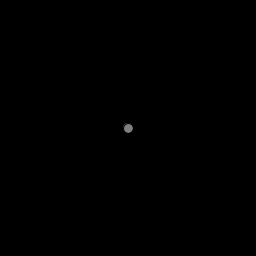
Frame 1 (no input)
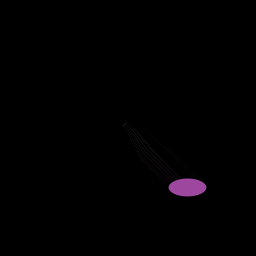
Frame 60 (the mouse pressed at the canvas centre just before this capture)
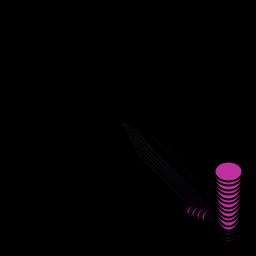
Frame 120 (the mouse held since frame 60 and released just before this capture)

The Processing sketch that drew these frames (run headless with seeded random() and noise(); from frame 60 on, the mouse is pressed at the canvas centre):

// Processing sketch: processing_48781
// ── processing_48781.pde

/*Purpose - display a ball (filled circle)
move it until it is told to change direction
make it change size gradually
make it change colour gradually*/

void setup() {
  size(256,256);
  background(0,0,0);
  smooth();

}

int rand=0; //* random number with 2 options
int rand2=0; //* 2nd random number with 2 options
int xtrg=0;  //* Trigger for horizontal movement
int ytrg=0; //* Trigger for y movement
int wtrg=0; //* Trigger for ellipse width
int htrg=0; //* Trigger for ellipse height
int rtrg=0; //* Trigger for red colour
int gtrg=0; //* Trigger for green colour
int btrg=0; //* Trigger for blue colour
int x=128;  //* horizontal position
int y=128;  //* vertical position
int r=128;  //* red colour value
int g=128;  //* green colour value
int b=128;  //* blue colour value
int w=10;  //* width of ellipse
int h=10;  //* height of ellipse
int dx=1;  //* horizontal movement direction (-1 left; 0 none; 1 right)
int dy=1;  //* vertical movement direction (-1 up; 0 none; 1 down)
int dr=1;  //* colour red factor (-1 reduce red; 0 no change; 1 increase red) 
int dg=1;  //* colour green factor (-1 reduce green; 0 no change; 1 increase green)
int db=1;   //* colour blue factor (-1 reduce blue; 0 no change; 1 increase blue)
int dw=1;  //* ellipse width direction (-1 smaller; 0 no change; 1 bigger)
int dh=1;  //* ellipse height direction (-1 smaller; 0 no change; 1 bigger)
int lx=100;  //* horizontal length of travel 
int ly=100;  //* vertical length of travel
int lr=30;  //* red length of change 
int lg=30; //* green length of change
int lb=30;  //* blue length of change
int lw=30;  //* width length of change
int lh=10;  //* height length of change
int chng=3;  //* rate of change eg pixel movement; width; colour; size



void draw(){
  fill(r,g,b);
  ellipse(x,y,w,h);
  strokeWeight(2);
  
 //* MOVEMENT
 
 //* Horizontal
 
    if (lx<1)  //* If lx<1 make a new length lx & also change xtrg to 1 (active)
    
    {
      println("It reckons lx<1, but lx="+lx+". // ");  //* Debugger line
      lx=int(random(100,200)); //* When I wrote this line as "int lx=int(random(100,200));" the programme caused a 'stuttering ball' (Problem 1)
      println();  //* Debugger line
      print("New length x: "+lx+" // ");  //* Debugger line
      print("X,Y: "+x+","+y+" // "); //* Debugger line
      xtrg=1;
    }
    
    if (xtrg==1)  //* If xtrg is active choose a new horizontal direction to move in, based on previous horizontal direction it was moving in.
     {
      rand=int(random(2));
      print ("Random number: "+rand+" // ");  //* Debugger line
       if (rand==0)
        {
        dx=0;
        xtrg=0;
        }
       if ((rand==1) && ((dx==1) || (dx==-1)))
        {
         dx=dx*-chng;
         xtrg=0;
        }
       if ((rand==1) && (dx==0))
        {
         rand2=int(random(2));
         if (rand2==0)
         {
          dx=chng;
         }
         if (rand2==1)
         {
          dx=-chng;
         } 
        xtrg=0;
        }
     } 

 x=x+dx;
 lx=lx-1; 


//* If ellipse reaches left or right edge of screen, change direction
    
   if (x<1)
   {
    dx=chng;
   }
   if (x>width)
   {
    dx=-chng;
   } 
   
 //* Vertical
 
    if (ly<1)  //* If ly<1 make a new length ly & also change ytrg to 1 (active)
    
    {
      println("It reckons ly<1, but ly="+ly+". // ");  //* Debugger line
      ly=int(random(100,200)); 
      println();  //* Debugger line
      print("New length y: "+ly+" // ");  //* Debugger line
      print("X,Y: "+x+","+y+" // "); //* Debugger line
      ytrg=1;
    }
    
    if (ytrg==1)  //* If xtrg is active choose a new horizontal direction to move in, based on previous horizontal direction it was moving in.
     {
      rand=int(random(2));
      print ("Random number: "+rand+" // ");  //* Debugger line
       if (rand==0)
        {
        dy=0;
        ytrg=0;
        }
       if ((rand==1) && ((dy==1) || (dy==-1)))
        {
         dy=dy*-chng;
         ytrg=0;
        }
       if ((rand==1) && (dy==0))
        {
         rand2=int(random(2));
         if (rand2==0)
         {
          dy=chng;
         }
         if (rand2==1)
         {
          dy=-chng;
         } 
        ytrg=0;
        }
     } 

 y=y+dy;
 ly=ly-1; 


//* If ellipse reaches top or bottom edge of screen, change direction
    
   if (y<1)
   {
    dy=chng;
   }
   if (y>height)
   {
    dy=-chng;
   }   
   
//* ELLIPSE CHANGES SIZE

//* Ellipse width

if (lw<1)  //* If lw<1 make a new length lw & also change wtrg to 1 (active)
    
    {
      println("It reckons lw<1, but lw="+lw+". // ");  //* Debugger line
      lw=int(random(10,40)); 
      println();  //* Debugger line
      print("New length w: "+lw+" // ");  //* Debugger line
      print("X,Y: "+x+","+y+" // "); //* Debugger line
      wtrg=1;
    }
    
    if (wtrg==1)  //* If wtrg is active choose a new width direction to move in, based on previous direction.
     {
      rand=int(random(2));
      print ("Random number: "+rand+" // ");  //* Debugger line
       if (rand==0)
        {
        dw=0;
        wtrg=0;
        }
       if ((rand==1) && ((dw==1) || (dw==-1)))
        {
         dw=dw*-chng;
         wtrg=0;
        }
       if ((rand==1) && (dw==0))
        {
         rand2=int(random(2));
         if (rand2==0)
         {
          dw=chng;
         }
         if (rand2==1)
         {
          dw=-chng;
         } 
        wtrg=0;
        }
     } 

 w=w+dw;
 lw=lw-1; 


//* If ellipse reaches min or max width, change direction
    
   if (w<10)
   {
    dw=chng;
   }
   if (w>50)
   {
    dw=-chng;
   } 
   
//* Ellipse height

if (lh<1)  //* If lh<1 make a new length lh & also change htrg to 1 (active)
    
    {
      println("It reckons lh<1, but lh="+lh+". // ");  //* Debugger line
      lh=int(random(10,40)); //* When I wrote this line as "int lx=int(random(100,200));" the programme caused a 'stuttering ball' (Problem 1)
      println();  //* Debugger line
      print("New length h: "+lh+" // ");  //* Debugger line
      print("X,Y: "+x+","+y+" // "); //* Debugger line
      htrg=1;
    }
    
    if (htrg==1)  //* If xtrg is active choose a new horizontal direction to move in, based on previous horizontal direction it was moving in.
     {
      rand=int(random(2));
      print ("Random number: "+rand+" // ");  //* Debugger line
       if (rand==0)
        {
        dh=0;
        htrg=0;
        }
       if ((rand==1) && ((dh==1) || (dh==-1)))
        {
         dh=dh*-chng;
         htrg=0;
        }
       if ((rand==1) && (dh==0))
        {
         rand2=int(random(2));
         if (rand2==0)
         {
          dh=chng;
         }
         if (rand2==1)
         {
          dh=-chng;
         } 
        htrg=0;
        }
     } 

 h=h+dh;
 lh=lh-1; 


//* If ellipse reaches min or max height, change direction
    
   if (h<10)
   {
    dh=chng;
   }
   if (h>50)
   {
    dh=-chng;
   }


//* CHANGE COLOUR

//* Change red colour

if (lr<1)  //* If lh<1 make a new length lh & also change htrg to 1 (active)
    
    {
      println("It reckons lr<1, but lr="+lr+". // ");  //* Debugger line
      lr=int(random(10,70)); 
      println();  //* Debugger line
      print("New length r: "+lr+" // ");  //* Debugger line
      print("X,Y: "+x+","+y+" // "); //* Debugger line
      rtrg=1;
    }
    if (rtrg==1)  //* If red colour, blah blah...
     {
      rand=int(random(2));
      print ("Random number: "+rand+" // ");  //* Debugger line
       if (rand==0)
        {
        dr=0;
        rtrg=0;
        }
       if ((rand==1) && ((dr==1) || (dr==-1)))
        {
         dr=dr*-chng;
         rtrg=0;
        }
       if ((rand==1) && (dr==0))
        {
         rand2=int(random(2));
         if (rand2==0)
         {
          dr=chng;
         }
         if (rand2==1)
         {
          dr=-chng;
         } 
        rtrg=0;
        }
     } 

 r=r+dr;
 lr=lr-1; 


//* If red colour reaches min or max value, change direction
    
   if (r<2)
   {
    dr=chng;
   }
   if (r>254)
   {
    dr=-chng;
   }
  
//* Change green colour

if (lg<1)  //* If lg<1 make a new length lg & also change gtrg to 1 (active)
    
    {
      println("It reckons lg<1, but lg="+lg+". // ");  //* Debugger line
      lg=int(random(10,70)); 
      println();  //* Debugger line
      print("New length g: "+lg+" // ");  //* Debugger line
      print("X,Y: "+x+","+y+" // "); //* Debugger line
      gtrg=1;
    }
    if (gtrg==1)  //* If red colour, blah blah...
     {
      rand=int(random(2));
      print ("Random number: "+rand+" // ");  //* Debugger line
       if (rand==0)
        {
        dg=0;
        gtrg=0;
        }
       if ((rand==1) && ((dg==1) || (dg==-1)))
        {
         dg=dg*-chng;
         gtrg=0;
        }
       if ((rand==1) && (dg==0))
        {
         rand2=int(random(2));
         if (rand2==0)
         {
          dg=chng;
         }
         if (rand2==1)
         {
          dg=-chng;
         } 
        gtrg=0;
        }
     } 

 g=g+dg;
 lg=lg-1; 


//* If green colour reaches min or max value, change direction
    
   if (g<2)
   {
    dg=chng;
   }
   if (g>254)
   {
    dg=-chng;
   } 

//* Change blue colour

if (lb<1)  //* If lb<1 make a new length lb & also change btrg to 1 (active)
    
    {
      println("It reckons lb<1, but lb="+lb+". // ");  //* Debugger line
      lb=int(random(10,70)); 
      println();  //* Debugger line
      print("New length b: "+lb+" // ");  //* Debugger line
      print("X,Y: "+x+","+y+" // "); //* Debugger line
      btrg=1;
    }
    if (btrg==1)  //* If red colour, blah blah...
     {
      rand=int(random(2));
      print ("Random number: "+rand+" // ");  //* Debugger line
       if (rand==0)
        {
        db=0;
        btrg=0;
        }
       if ((rand==1) && ((db==1) || (db==-1)))
        {
         db=db*-chng;
         btrg=0;
        }
       if ((rand==1) && (db==0))
        {
         rand2=int(random(2));
         if (rand2==0)
         {
          db=chng;
         }
         if (rand2==1)
         {
          db=-chng;
         } 
        btrg=0;
        }
     } 

 b=b+db;
 lb=lb-1; 


//* If blue colour reaches min or max value, change direction
    
   if (b<2)
   {
    db=chng;
   }
   if (b>254)
   {
    db=-chng;
   }
   
    
 } //* End of draw loop
  
  //* Problem 1
  
  //* At the moment it is reaching the end of the first lx distance 
  //* correctly and is choosing new lx, dx. But then after every 1 pixel x movement
  //* it's incorrectly choosing a new lx & dx!
  //* Need to stop it triggering every pixel
  
  //* Problem 1 solved by removing "int" from "int lx=int(random(100,200));", which treated lx as a newly assigned variable.
